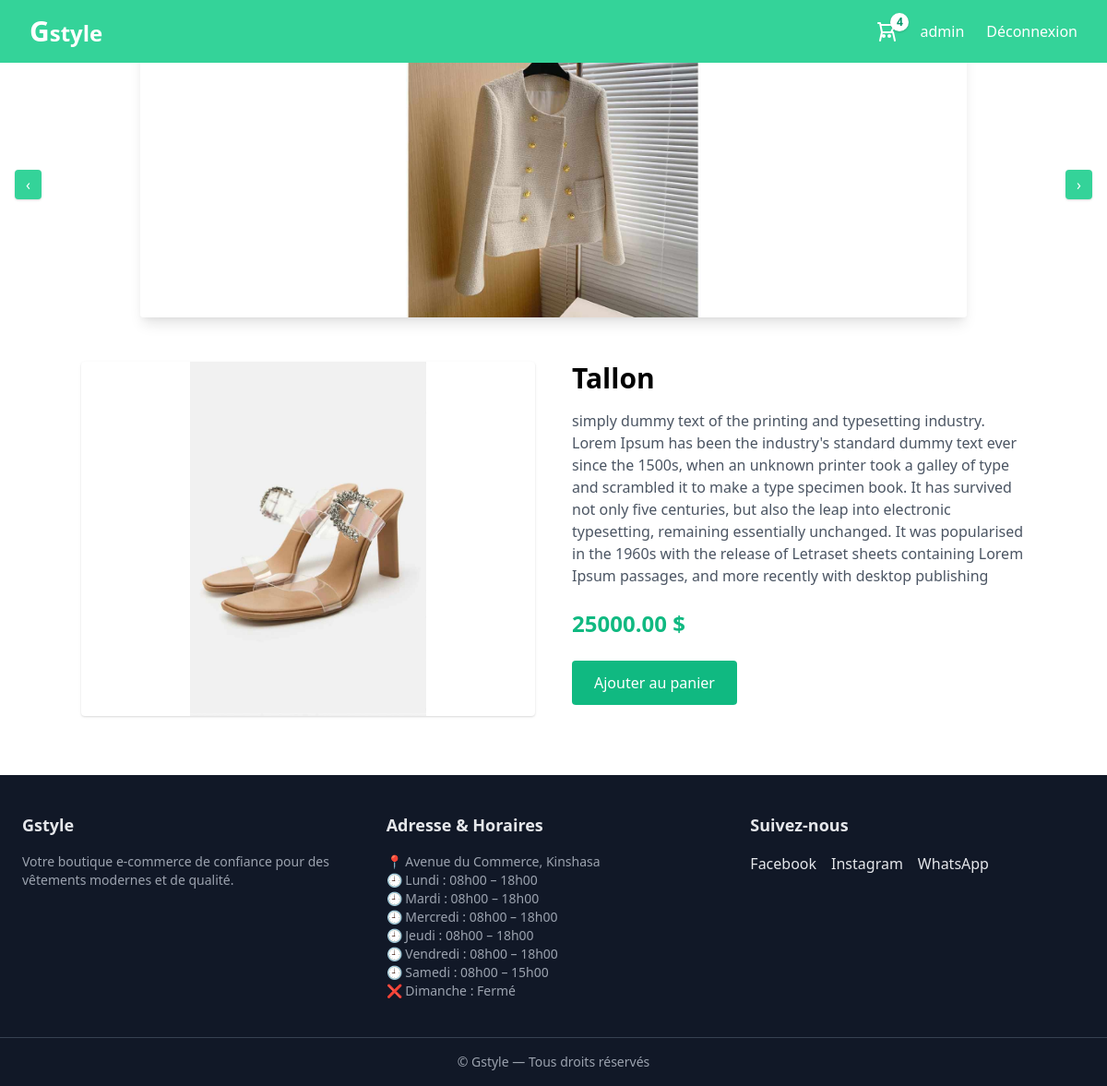
/products/2/ (signed in), run on the app's committed database.
### panier/models.py (models this page shows, shortened)
class Panier(models.Model):
    user = models.ForeignKey(User, on_delete=models.CASCADE, null=True, blank=True)
    date_creation = models.DateTimeField(auto_now_add=True)
    date_modification = models.DateTimeField(auto_now=True)
    def total_items(self):
        return self.lignepanier_set.count()

### products/models.py (models this page shows, shortened)
class Produit(models.Model):
    nom = models.CharField(max_length=200)
    description = models.TextField()
    prix = models.DecimalField(max_digits=10, decimal_places=2)
    image = models.ImageField(upload_to='products/')
    stock = models.PositiveIntegerField(default=0)
    est_populaire = models.BooleanField(default=False)
    categorie = models.ForeignKey(Categorie, on_delete=models.SET_NULL, null=True, blank=True)

### products/views.py (the view)
# urls.py: path('<int:pk>/', views.product_detail, name='detail'),
def product_detail(request, pk):
    product = get_object_or_404(Produit, pk=pk)
    return render(request, 'products/detail_product.html', {
        'product': product
    })

### panier/context_processors.py (called while the page is built)
def panier_context(request):
    if request.user.is_authenticated:
        panier, _ = Panier.objects.get_or_create(user=request.user)
        return {'panier': panier}
    return {'panier': None}

### products/templates/products/detail_product.html
{% extends "base.html" %}
{% block content %}
<div class="max-w-5xl mx-auto grid grid-cols-1 md:grid-cols-2 gap-10">
    <img src="{{ product.image.url }}"
        class="w-full h-96 object-contain bg-white rounded shadow">
    <div>
        <h1 class="text-3xl font-bold mb-4">
            {{ product.nom }}
        </h1>
        <p class="text-gray-600 mb-6">
            {{ product.description }}
        </p>
        <p class="text-2xl font-bold text-green-500 mb-6">
            {{ product.prix }} $
        </p>
        <a href=""
           class="inline-block bg-green-500 text-white px-6 py-3 rounded hover:bg-green-600">
            Ajouter au panier
        </a>
    </div>
</div>
{% endblock %}

### ecommerce/templates/base.html (shortened to what this page needs)
{% load static %}
<!DOCTYPE html>
<html lang="fr">
<head>
    <link href="https://cdn.jsdelivr.net/npm/tailwindcss@2.2.19/dist/tailwind.min.css" rel="stylesheet">
</head>
<body class="bg-white text-black overflow-x-hidden">
<nav class="fixed top-0 left-0 w-full z-50 bg-green-400 px-8 py-4 flex justify-between items-center">
    <a href="{% url 'home' %}" class="text-white text-2xl font-bold">
        <span class="text-3xl">G</span>style
    </a>
    <div class="flex items-center gap-6">
        <a href="{% url 'cart' %}" class="relative flex items-center text-white font-medium">
            <svg xmlns="http://www.w3.org/2000/svg" class="w-6 h-6" fill="none"
                viewBox="0 0 24 24" stroke="currentColor">
                <path stroke-linecap="round" stroke-linejoin="round" stroke-width="2"
                    d="M3 3h2l.4 2M7 13h10l4-8H5.4M7 13L5.4 5M7 13l-2 9m14-9l2 9m-5-5a1 1 0 11-2 0 1 1 0 012 0zm-6 0a1 1 0 11-2 0 1 1 0 012 0z" />
            </svg>
            <span
                class="absolute -top-2 -right-3
        flex items-center justify-center
        w-5 h-5
        bg-white text-green-600
        text-xs font-bold
        rounded-full
        shadow">
                {{ panier.total_items|default:0 }}
            </span>
        </a>
        {% if request.user.is_authenticated %}
            <span class="text-white">{{ request.user.username }}</span>
            <a href="{% url 'logout' %}" class="text-white hover:text-gray-500">Déconnexion</a>
        {% else %}
            <a href="{% url 'login' %}" class="text-white hover:underline">Connexion</a>
            <a href="{% url 'register' %}" class="text-white hover:underline">Inscription</a>
        {% endif %}
    </div>
</nav>
<div
    x-data="{
        current: 0,
        images: [
            '{% static "images/prod1.jpg" %}',
            '{% static "images/prod2.jpg" %}',
            '{% static "images/prod3.jpg" %}'
        ]
    }"
    x-init="setInterval(() => current = (current + 1) % images.length, 3000)"
    class="relative w-full bg-white flex items-center justify-center py-6"
>
    <div class="relative w-full max-w-4xl h-80 overflow-hidden mx-auto rounded shadow-lg">
    <template x-for="(img, index) in images" :key="index">
        <img
            x-show="current === index"
            x-transition:enter="transition ease-out duration-700"
            x-transition:enter-start="opacity-0 scale-105"
            x-transition:enter-end="opacity-100 scale-100"
            x-transition:leave="transition ease-in duration-500"
            x-transition:leave-start="opacity-100 scale-100"
            x-transition:leave-end="opacity-0 scale-95"
            :src="img"
            class="absolute inset-0 w-full h-full object-contain bg-white"
            alt="Produit"
        >
    </template>
</div>
    <button
        @click="current = current === 0 ? images.length - 1 : current - 1"
        class="absolute left-4 top-1/2 -translate-y-1/2 bg-green-400 text-white px-3 py-1 rounded shadow">
        ‹
    </button>
    <button
        @click="current = current === images.length - 1 ? 0 : current + 1"
        class="absolute right-4 top-1/2 -translate-y-1/2 bg-green-400 text-white px-3 py-1 rounded shadow">
        ›
    </button>
</div>
<div class="p-6">
    {% block content %}{% endblock %}
</div>
<footer class="bg-gray-900 text-gray-200 mt-10">
    <div class="max-w-7xl mx-auto px-6 py-10 grid grid-cols-1 md:grid-cols-3 gap-8">
        <div>
            <h3 class="text-lg font-semibold mb-4">Gstyle</h3>
            <p class="text-sm text-gray-400">
                Votre boutique e-commerce de confiance pour des vêtements modernes
                et de qualité.
            </p>
        </div>
        <div>
            <h3 class="text-lg font-semibold mb-4">Adresse & Horaires</h3>
            <p class="text-sm text-gray-400">
                📍 Avenue du Commerce, Kinshasa<br>
                🕘 Lundi : 08h00 – 18h00<br>
                🕘 Mardi : 08h00 – 18h00<br>
                🕘 Mercredi : 08h00 – 18h00<br>
                🕘 Jeudi : 08h00 – 18h00<br>
                🕘 Vendredi : 08h00 – 18h00<br>
                🕘 Samedi : 08h00 – 15h00<br>
                ❌ Dimanche : Fermé
            </p>
        </div>
        <div>
            <h3 class="text-lg font-semibold mb-4">Suivez-nous</h3>
            <div class="flex space-x-4">
                <a href="#" class="hover:text-green-400 transition">Facebook</a>
                <a href="#" class="hover:text-green-400 transition">Instagram</a>
                <a href="#" class="hover:text-green-400 transition">WhatsApp</a>
            </div>
        </div>
    </div>
    <div class="border-t border-gray-700 text-center py-4 text-sm text-gray-400">
        © {{ now|date:"Y" }} Gstyle — Tous droits réservés
    </div>
</footer>
</body>
</html>

### data on the page
Panier: total_items "4"
Produit: image (picture), nom "Tallon", description "simply dummy text of the printing and typesetting industry. Lorem Ipsum has been the industry's standard dummy text ever since the 1500s, when an unknown printer took a galley of type and scrambled it to make a type specimen book. It has survived not only five centuries, but also the leap into electronic typesetting, remaining essentially unchanged. It was popularised in the 1960s with the release of Letraset sheets containing Lorem Ipsum passages, and more recently with desktop publishing", prix "25000.00"

### other printed values
{{ request.user.username }} "admin"
